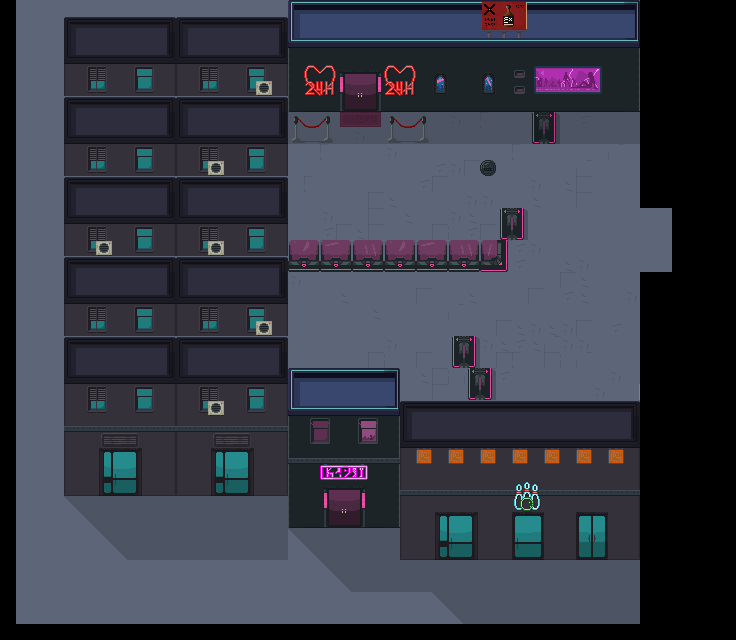

This is a level from a 2D game, rendered from its Tiled map with the project's own tilesets. A one-line summary and the map file follow, with tile-layer data summarised:
An orthogonal 46x40 tile map with 16x16 px tiles, 7 tile layers (Suelo, DecoracionSuelo, Paredes, Decoracion, ...), 4 tilesets and 4 objects (2x Right, 2x Spawner).

<map version="1.0" tiledversion="1.0.3" orientation="orthogonal" renderorder="right-down" width="46" height="40" tilewidth="16" tileheight="16" nextobjectid="22">
 <tileset firstgid="1" source="../../tileset/city.tsx" />
 <tileset firstgid="257" source="../../tileset/City2.tsx" />
 <tileset firstgid="769" source="../../tileset/CityProps.tsx" />
 <tileset firstgid="1137" source="../../tileset/Buildings.tsx" />
 <layer name="Suelo" width="46" height="40">
  <data>[1840 cells, 1529 non-empty, 1 distinct tile ids]</data>
 </layer>
 <layer name="DecoracionSuelo" width="46" height="40">
  <data>[1840 cells, 108 non-empty, 11 distinct tile ids]</data>
 </layer>
 <layer name="Paredes" width="46" height="40">
  <data>[1840 cells, 850 non-empty, 365 distinct tile ids]</data>
 </layer>
 <layer name="Decoracion" width="46" height="40">
  <data>[1840 cells, 62 non-empty, 46 distinct tile ids]</data>
 </layer>
 <layer name="Decoracion2" width="46" height="40">
  <data>[1840 cells, 7 non-empty, 5 distinct tile ids]</data>
 </layer>
 <layer name="Sombra" width="46" height="40">
  <data>[1840 cells, 171 non-empty, 2 distinct tile ids]</data>
 </layer>
 <layer name="Aire" width="46" height="40">
  <data>[1840 cells, 129 non-empty, 1 distinct tile ids]</data>
 </layer>
 <objectgroup name="Puertas">
  <object id="19" name="Right" x="656" y="208" width="15" height="67" />
 </objectgroup>
 <objectgroup name="Entradas">
  <object id="18" name="Right" x="604" y="223" width="16" height="32" />
 </objectgroup>
 <objectgroup name="Spawners" offsetx="-60" offsety="33">
  <object id="20" name="Spawner" gid="240" x="427" y="183" width="16" height="16">
   <properties>
    <property name="Bomber" type="bool" value="false" />
    <property name="Charger" type="bool" value="false" />
    <property name="Gunner" type="bool" value="true" />
    <property name="Stalker" type="bool" value="true" />
    <property name="Turret" type="bool" value="false" />
   </properties>
  </object>
  <object id="21" name="Spawner" gid="240" x="410" y="293" width="16" height="16">
   <properties>
    <property name="Bomber" type="bool" value="false" />
    <property name="Charger" type="bool" value="false" />
    <property name="Gunner" type="bool" value="true" />
    <property name="Stalker" type="bool" value="true" />
    <property name="Turret" type="bool" value="false" />
   </properties>
  </object>
 </objectgroup>
</map>
